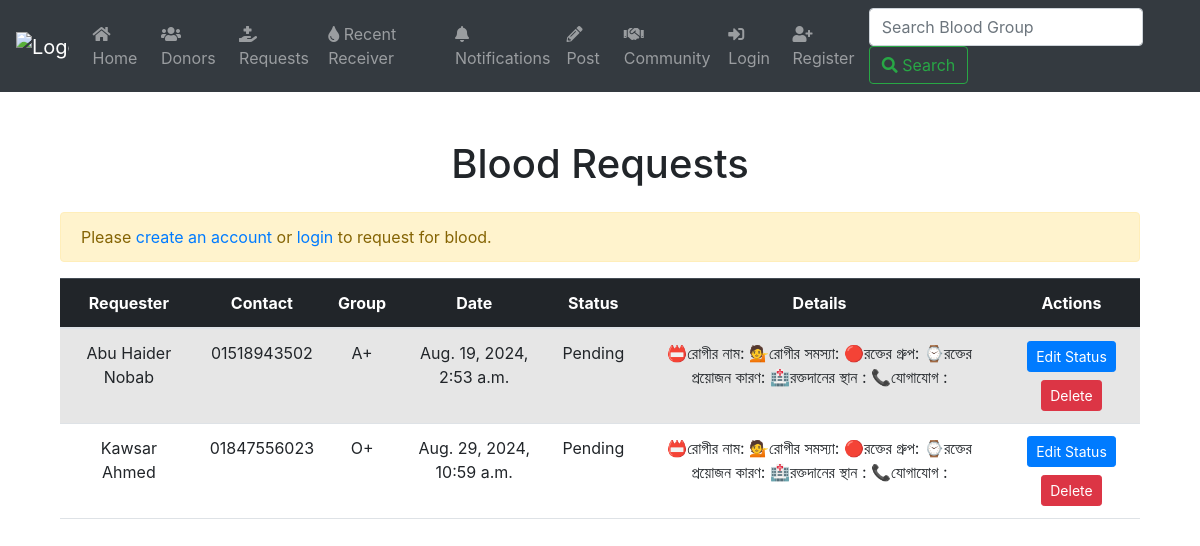
Screenshot of /request/requests/ with the database file from the repository.
### request/models.py (models this page shows, shortened)
class BloodRequest(models.Model):
    requester_name = models.CharField(max_length=255, null=True, blank=True)
    location = models.CharField(max_length=255, blank=True)
    STATUS_CHOICES = [
        ('Pending', 'Pending'),
        ('Fulfilled', 'Fulfilled'),
        ('Cancelled', 'Cancelled'),
    ]
    requester = models.ForeignKey(User, on_delete=models.CASCADE)
    contact_number = models.CharField(max_length=15)
    blood_group = models.CharField(max_length=3)
    request_date = models.DateTimeField(auto_now_add=True)
    status = models.CharField(max_length=10, choices=STATUS_CHOICES, default='Pending')
    reason_for_request = models.TextField(default='📛রোগীর নাম: \n💁রোগীর সমস্যা: \n🔴রক্তের গ্রুপ: \n⌚রক্তের প্রয়োজন কারণ: \n🏥রক্তদানের  স্থান : \n📞যোগাযোগ : ')
    fulfilled_date = models.DateTimeField(null=True, blank=True)

### request/views.py (the view)
# urls.py: path('requests/', views.blood_request_list, name='blood_request_list'),
def blood_request_list(request):
    requests = BloodRequest.objects.all()
    return render(request, 'blood_request_list.html', {'requests': requests})

### request/templates/blood_request_list.html (shortened to what this page needs)
{% extends "base.html" %}
{% block content %}
<div class="container mt-5">
    <h1 class="mb-4 text-center">Blood Requests</h1>
    {% if user.is_authenticated %}
    <div class="d-flex mb-3">
        <a href="{% url 'blood_request_create' %}" class="btn btn-success">Request Blood</a>
    </div>
    {% else %}
    <div class="alert alert-warning mb-3" role="alert">
        Please <a href="{% url 'register' %}">create an account</a> or <a href="{% url 'login' %}">login</a> to request for blood.
    </div>
    {% endif %}
    <div class="table-responsive">
        <table class="table table-striped table-hover">
            <thead class="table-dark">
                <tr>
                    <th class="text-center">Requester</th>
                    <th class="text-center">Contact</th>
                    <th class="text-center">Group</th>
                    <th class="text-center">Date</th>
                    <th class="text-center">Status</th>
                    <th class="text-center">Details</th>
                    <th class="text-center">Actions</th>
                </tr>
            </thead>
            <tbody>
                {% for request in requests %}
                <tr>
                    <td class="text-center">{{ request.requester_name }}</td>
                    <td class="text-center">{{ request.contact_number }}</td>
                    <td class="text-center">{{ request.blood_group }}</td>
                    <td class="text-center">{{ request.request_date }}</td>
                    <td class="text-center">{{ request.status }}</td>
                    <td class="text-center">{{ request.reason_for_request }}</td>
                    <td class="text-center">
                        <a href="{% url 'blood_request_update_status' request.pk %}" class="btn btn-primary btn-sm mb-2">Edit Status</a>
                        <a href="{% url 'blood_request_delete' request.pk %}" class="btn btn-danger btn-sm">Delete</a>
                    </td>
                </tr>
                {% endfor %}
            </tbody>
        </table>
    </div>
</div>
{% endblock %}

### rows the page displays
BloodRequest: requester_name "Abu Haider Nobab", contact_number "01518943502", blood_group "A+", request_date "Aug. 19, 2024, 2:53 a.m.", status "Pending", reason_for_request "📛রোগীর নাম: 💁রোগীর সমস্যা: 🔴রক্তের গ্রুপ: ⌚রক্তের প্রয়োজন কারণ: 🏥রক্তদানের স্থান : 📞যোগাযোগ :"
BloodRequest: requester_name "Kawsar Ahmed", contact_number "01847556023", blood_group "O+", request_date "Aug. 29, 2024, 10:59 a.m.", status "Pending", reason_for_request "📛রোগীর নাম: 💁রোগীর সমস্যা: 🔴রক্তের গ্রুপ: ⌚রক্তের প্রয়োজন কারণ: 🏥রক্তদানের স্থান : 📞যোগাযোগ :"
